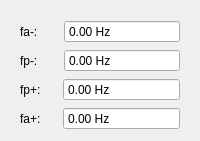
               <widget class="QWidget" name="Pass_Band_L" native="true">
                <layout class="QVBoxLayout" name="verticalLayout_10">
                 <item>
                  <widget class="QWidget" name="horizontalWidget_6" native="true">
                   <property name="sizePolicy">
                    <sizepolicy hsizetype="Minimum" vsizetype="Fixed">
                     <horstretch>0</horstretch>
                     <verstretch>0</verstretch>
                    </sizepolicy>
                   </property>
                   <layout class="QHBoxLayout" name="horizontalLayout_8">
                    <property name="bottomMargin">
                     <number>0</number>
                    </property>
                    <item>
                     <widget class="QLabel" name="Ganancia_L_4">
                      <property name="sizePolicy">
                       <sizepolicy hsizetype="Fixed" vsizetype="Preferred">
                        <horstretch>0</horstretch>
                        <verstretch>0</verstretch>
                       </sizepolicy>
                      </property>
                      <property name="text">
                       <string>fa-:      </string>
                      </property>
                     </widget>
                    </item>
                    <item>
                     <widget class="QDoubleSpinBox" name="Fam_T">
                      <property name="sizePolicy">
                       <sizepolicy hsizetype="Preferred" vsizetype="Fixed">
                        <horstretch>0</horstretch>
                        <verstretch>0</verstretch>
                       </sizepolicy>
                      </property>
                      <property name="accessibleDescription">
                       <string/>
                      </property>
                      <property name="wrapping">
                       <bool>false</bool>
                      </property>
                      <property name="buttonSymbols">
                       <enum>QAbstractSpinBox::NoButtons</enum>
                      </property>
                      <property name="showGroupSeparator" stdset="0">
                       <bool>false</bool>
                      </property>
                      <property name="prefix">
                       <string/>
                      </property>
                      <property name="suffix">
                       <string> Hz</string>
                      </property>
                      <property name="maximum">
                       <double>999999999.000000000000000</double>
                      </property>
                     </widget>
                    </item>
                   </layout>
                  </widget>
                 </item>
                 <item>
                  <widget class="QWidget" name="horizontalWidget_7" native="true">
                   <property name="sizePolicy">
                    <sizepolicy hsizetype="Minimum" vsizetype="Fixed">
                     <horstretch>0</horstretch>
                     <verstretch>0</verstretch>
                    </sizepolicy>
                   </property>
                   <layout class="QHBoxLayout" name="horizontalLayout_10">
                    <property name="topMargin">
                     <number>0</number>
                    </property>
                    <property name="bottomMargin">
                     <number>0</number>
                    </property>
                    <item>
                     <widget class="QLabel" name="Ganancia_L_6">
                      <property name="sizePolicy">
                       <sizepolicy hsizetype="Fixed" vsizetype="Preferred">
                        <horstretch>0</horstretch>
                        <verstretch>0</verstretch>
                       </sizepolicy>
                      </property>
                      <property name="text">
                       <string>fp-:      </string>
                      </property>
                     </widget>
                    </item>
                    <item>
                     <widget class="QDoubleSpinBox" name="Fpm_T">
                      <property name="sizePolicy">
                       <sizepolicy hsizetype="Preferred" vsizetype="Fixed">
                        <horstretch>0</horstretch>
                        <verstretch>0</verstretch>
                       </sizepolicy>
                      </property>
                      <property name="accessibleDescription">
                       <string/>
                      </property>
                      <property name="wrapping">
                       <bool>false</bool>
                      </property>
                      <property name="buttonSymbols">
                       <enum>QAbstractSpinBox::NoButtons</enum>
                      </property>
                      <property name="showGroupSeparator" stdset="0">
                       <bool>false</bool>
                      </property>
                      <property name="prefix">
                       <string/>
                      </property>
                      <property name="suffix">
                       <string> Hz</string>
                      </property>
                      <property name="maximum">
                       <double>999999999.000000000000000</double>
                      </property>
                     </widget>
                    </item>
                   </layout>
                  </widget>
                 </item>
                 <item>
                  <widget class="QWidget" name="horizontalWidget_12" native="true">
                   <property name="sizePolicy">
                    <sizepolicy hsizetype="Minimum" vsizetype="Fixed">
                     <horstretch>0</horstretch>
                     <verstretch>0</verstretch>
                    </sizepolicy>
                   </property>
                   <layout class="QHBoxLayout" name="horizontalLayout_15">
                    <property name="topMargin">
                     <number>0</number>
                    </property>
                    <property name="bottomMargin">
                     <number>0</number>
                    </property>
                    <item>
                     <widget class="QLabel" name="Ganancia_L_10">
                      <property name="sizePolicy">
                       <sizepolicy hsizetype="Fixed" vsizetype="Preferred">
                        <horstretch>0</horstretch>
                        <verstretch>0</verstretch>
                       </sizepolicy>
                      </property>
                      <property name="text">
                       <string>fp+:     </string>
                      </property>
                     </widget>
                    </item>
                    <item>
                     <widget class="QDoubleSpinBox" name="Fpp_T">
                      <property name="sizePolicy">
                       <sizepolicy hsizetype="Preferred" vsizetype="Fixed">
                        <horstretch>0</horstretch>
                        <verstretch>0</verstretch>
                       </sizepolicy>
                      </property>
                      <property name="accessibleDescription">
                       <string/>
                      </property>
                      <property name="wrapping">
                       <bool>false</bool>
                      </property>
                      <property name="buttonSymbols">
                       <enum>QAbstractSpinBox::NoButtons</enum>
                      </property>
                      <property name="showGroupSeparator" stdset="0">
                       <bool>false</bool>
                      </property>
                      <property name="prefix">
                       <string/>
                      </property>
                      <property name="suffix">
                       <string> Hz</string>
                      </property>
                      <property name="maximum">
                       <double>999999999.000000000000000</double>
                      </property>
                     </widget>
                    </item>
                   </layout>
                  </widget>
                 </item>
                 <item>
                  <widget class="QWidget" name="horizontalWidget_11" native="true">
                   <property name="sizePolicy">
                    <sizepolicy hsizetype="Minimum" vsizetype="Fixed">
                     <horstretch>0</horstretch>
                     <verstretch>0</verstretch>
                    </sizepolicy>
                   </property>
                   <layout class="QHBoxLayout" name="horizontalLayout_14">
                    <property name="topMargin">
                     <number>0</number>
                    </property>
                    <property name="bottomMargin">
                     <number>0</number>
                    </property>
                    <item>
                     <widget class="QLabel" name="Ganancia_L_5">
                      <property name="sizePolicy">
                       <sizepolicy hsizetype="Fixed" vsizetype="Preferred">
                        <horstretch>0</horstretch>
                        <verstretch>0</verstretch>
                       </sizepolicy>
                      </property>
                      <property name="text">
                       <string>fa+:     </string>
                      </property>
                     </widget>
                    </item>
                    <item>
                     <widget class="QDoubleSpinBox" name="Fap_T">
                      <property name="sizePolicy">
                       <sizepolicy hsizetype="Preferred" vsizetype="Fixed">
                        <horstretch>0</horstretch>
                        <verstretch>0</verstretch>
                       </sizepolicy>
                      </property>
                      <property name="accessibleDescription">
                       <string/>
                      </property>
                      <property name="wrapping">
                       <bool>false</bool>
                      </property>
                      <property name="buttonSymbols">
                       <enum>QAbstractSpinBox::NoButtons</enum>
                      </property>
                      <property name="showGroupSeparator" stdset="0">
                       <bool>false</bool>
                      </property>
                      <property name="prefix">
                       <string/>
                      </property>
                      <property name="suffix">
                       <string> Hz</string>
                      </property>
                      <property name="maximum">
                       <double>999999999.000000000000000</double>
                      </property>
                     </widget>
                    </item>
                   </layout>
                  </widget>
                 </item>
                </layout>
               </widget>
